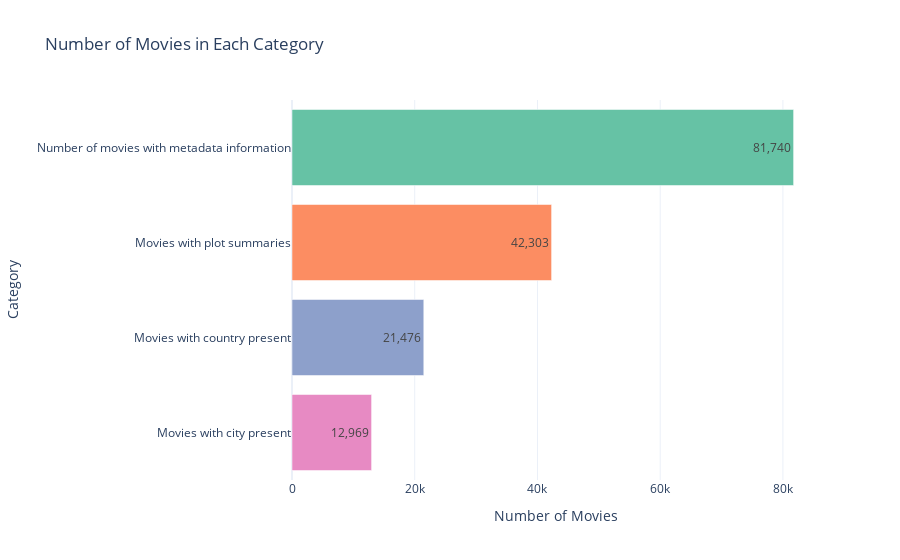

Here is the notebook cell this chart was saved with:
### Markdown cell above
Before we start the analysis we should first see how many movies we have that actually contain location information. As the action for a movie can be left unspecified or the location can be fictitious.

### Code cell
# We get the number of movies in each category.
initial_number_of_movies = len(movie_metadata)
initial_number_of_movies_in_plot_summaries = len(plot_summaries)
initial_number_of_movies_in_cities = len(set([movie for city in cities_movies for movie in cities_movies[city]]))
initial_number_of_movies_in_countries = len(set([movie for country in countries_movies for movie in countries_movies[country]]))

categories = ['Number of movies with metadata information', 
              'Movies with plot summaries', 
              'Movies with city present', 
              'Movies with country present']
values = [initial_number_of_movies, 
          initial_number_of_movies_in_plot_summaries, 
          initial_number_of_movies_in_cities, 
          initial_number_of_movies_in_countries]

# Sorting data
sorted_categories, sorted_values = zip(*sorted(zip(categories, values), key=lambda x: x[1], reverse=True))

# Creating the bar chart
fig = go.Figure(data=[
    go.Bar(
        x=sorted_values,
        y=sorted_categories,
        orientation='h',
        text=[f'{value:,}' for value in sorted_values],
        textposition='auto',
        marker_color=px.colors.qualitative.Set2,
        hoverinfo='none'
    )
])

# Updating layout
fig.update_layout(
    title='Number of Movies in Each Category',
    xaxis_title='Number of Movies',
    yaxis_title='Category',
    yaxis=dict(autorange="reversed"),
    template="plotly_white"
)

# Saving the figure as an HTML file
fig.write_html('web/plots/number_of_movies.html')
fig.show()

### Figure 1 — Plotly figure (JSON) as saved in the notebook; plotly's stock layout.template omitted (floating-point values rounded to 4 significant figures)
{"data": [{"hoverinfo": "none", "marker": {"color": ["rgb(102,194,165)", "rgb(252,141,98)", "rgb(141,160,203)", "rgb(231,138,195)", "rgb(166,216,84)", "rgb(255,217,47)", "rgb(229,196,148)", "rgb(179,179,179)"]}, "orientation": "h", "text": ["81,740", "42,303", "21,476", "12,969"], "textposition": "auto", "type": "bar", "x": [81740, 42303, 21476, 12969], "y": ["Number of movies with metadata information", "Movies with plot summaries", "Movies with country present", "Movies with city present"]}], "layout": {"title": {"text": "Number of Movies in Each Category"}, "xaxis": {"title": {"text": "Number of Movies"}}, "yaxis": {"autorange": "reversed", "title": {"text": "Category"}}}}
